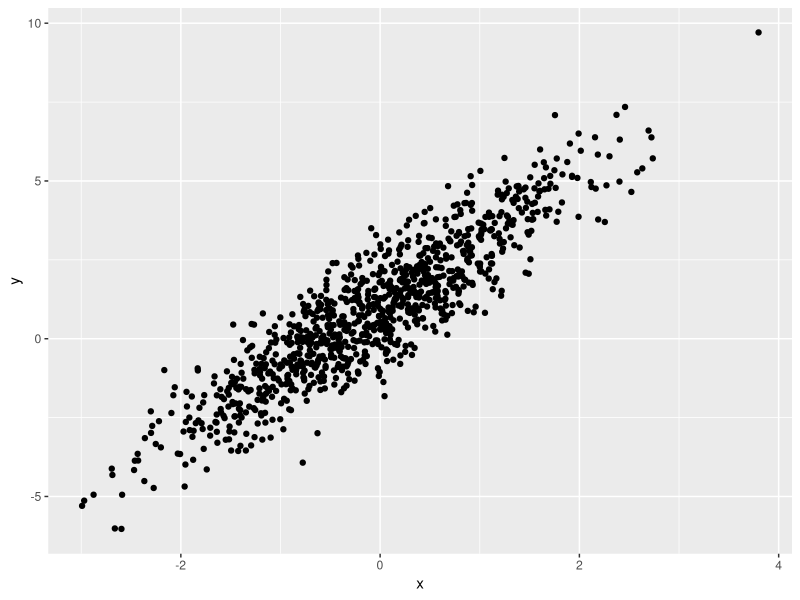
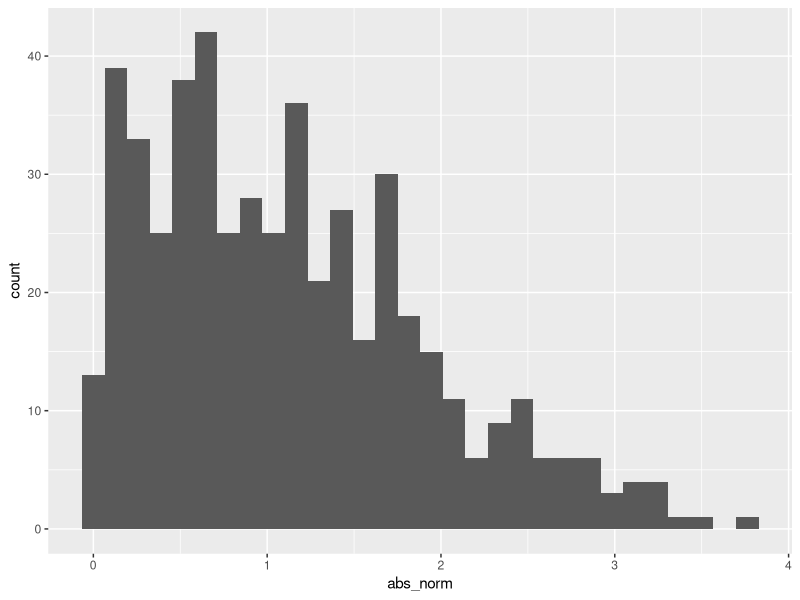

R code for these plots, in order:
## ---- chunk 1
library(tidyverse)
## ---- chunk 2
samp = rnorm(100)
length(samp)
## ---- chunk 3
mean(samp)
round(mean(samp),2)
## ---- chunk 4

plot_df = 
  tibble(
    x = rnorm( n = 1000),
    y = 1 + 2 * x + rnorm( n = 1000)
  )

ggplot(plot_df, aes(x = x, y = y)) + geom_point()

## ---- chunk 5
la_df = 
  tibble(
    norm = rnorm( n = 500, mean = 1),
    logical = norm > 0,
    abs_norm = abs(norm) # Google "absolute value r"
  )

ggplot(la_df, aes(x = abs_norm)) + geom_histogram()

median_samp = median(pull(la_df, norm))

round(median_samp, digits = 2) #median value rounded to two decimal places
